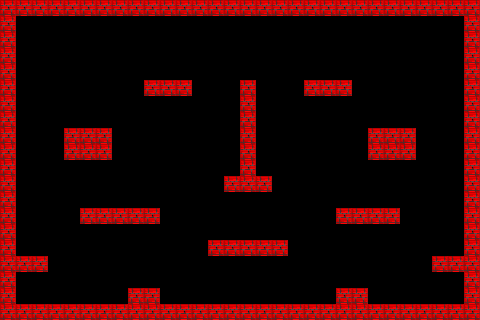

A 2D game scene composited from a Tiled map and its tileset images. What follows is a short description and the map's XML, with every tile layer's data as written:
An orthogonal 30x20 tile map with 16x16 px tiles, 2 tile layers (solid, decor) and 5 objects (5x collision).

<map version="1.0" orientation="orthogonal" renderorder="right-down" width="30" height="20" tilewidth="16" tileheight="16" nextobjectid="27">
 <tileset firstgid="1" name="tiles" tilewidth="16" tileheight="16" tilecount="36" columns="4">
  <image source="tiles.png" width="64" height="64" />
 </tileset>
 <layer name="solid" width="30" height="20">
  <data encoding="csv">
1,1,1,1,1,1,1,1,1,1,1,1,1,1,1,1,1,1,1,1,1,1,1,1,1,1,1,1,1,1,
1,0,0,0,0,0,0,0,0,0,0,0,0,0,0,0,0,0,0,0,0,0,0,0,0,0,0,0,0,1,
1,0,0,0,0,0,0,0,0,0,0,0,0,0,0,0,0,0,0,0,0,0,0,0,0,0,0,0,0,1,
1,0,0,0,0,0,0,0,0,0,0,0,0,0,0,0,0,0,0,0,0,0,0,0,0,0,0,0,0,1,
1,0,0,0,0,0,0,0,0,0,0,0,0,0,0,0,0,0,0,0,0,0,0,0,0,0,0,0,0,1,
1,0,0,0,0,0,0,0,0,1,1,1,0,0,0,0,0,0,0,1,1,1,0,0,0,0,0,0,0,1,
1,0,0,0,0,0,0,0,0,0,0,0,0,0,0,0,0,0,0,0,0,0,0,0,0,0,0,0,0,1,
1,0,0,0,0,0,0,0,0,0,0,0,0,0,0,0,0,0,0,0,0,0,0,0,0,0,0,0,0,1,
1,0,0,0,0,0,0,0,0,0,0,0,0,0,0,0,0,0,0,0,0,0,0,0,0,0,0,0,0,1,
1,0,0,0,0,0,0,0,0,0,0,0,0,0,0,0,0,0,0,0,0,0,0,0,0,0,0,0,0,1,
1,0,0,0,0,0,0,0,0,0,0,0,0,0,0,0,0,0,0,0,0,0,0,0,0,0,0,0,0,1,
1,0,0,0,0,0,0,0,0,0,0,0,0,0,1,1,1,0,0,0,0,0,0,0,0,0,0,0,0,1,
1,0,0,0,0,0,0,0,0,0,0,0,0,0,0,0,0,0,0,0,0,0,0,0,0,0,0,0,0,1,
1,0,0,0,0,1,1,1,1,1,0,0,0,0,0,0,0,0,0,0,0,1,1,1,1,0,0,0,0,1,
1,0,0,0,0,0,0,0,0,0,0,0,0,0,0,0,0,0,0,0,0,0,0,0,0,0,0,0,0,1,
1,0,0,0,0,0,0,0,0,0,0,0,0,1,1,1,1,1,0,0,0,0,0,0,0,0,0,0,0,1,
1,1,1,0,0,0,0,0,0,0,0,0,0,0,0,0,0,0,0,0,0,0,0,0,0,0,0,1,1,1,
1,0,0,0,0,0,0,0,0,0,0,0,0,0,0,0,0,0,0,0,0,0,0,0,0,0,0,0,0,1,
1,0,0,0,0,0,0,0,1,1,0,0,0,0,0,0,0,0,0,0,0,1,1,0,0,0,0,0,0,1,
1,1,1,1,1,1,1,1,1,1,1,1,1,1,1,1,1,1,1,1,1,1,1,1,1,1,1,1,1,1
</data>
 </layer>
 <layer name="decor" width="30" height="20" opacity="0.99">
  <data encoding="csv">
0,0,0,0,0,0,0,0,0,0,0,0,0,0,0,0,0,0,0,0,0,0,0,0,0,0,0,0,0,0,
0,0,0,0,0,0,0,0,0,0,0,0,0,0,0,0,0,0,0,0,0,0,0,0,0,0,0,0,0,0,
0,0,0,0,0,0,0,0,0,0,0,0,0,0,0,0,0,0,0,0,0,0,0,0,0,0,0,0,0,0,
0,0,0,0,0,0,0,0,0,0,0,0,0,0,0,0,0,0,0,0,0,0,0,0,0,0,0,0,0,0,
0,0,0,0,0,0,0,0,0,0,0,0,0,0,0,0,0,0,0,0,0,0,0,0,0,0,0,0,0,0,
0,0,0,0,0,0,0,0,0,0,0,0,0,0,0,1,0,0,0,0,0,0,0,0,0,0,0,0,0,0,
0,0,0,0,0,0,0,0,0,0,0,0,0,0,0,1,0,0,0,0,0,0,0,0,0,0,0,0,0,0,
0,0,0,0,0,0,0,0,0,0,0,0,0,0,0,1,0,0,0,0,0,0,0,0,0,0,0,0,0,0,
0,0,0,0,1,1,1,0,0,0,0,0,0,0,0,1,0,0,0,0,0,0,0,1,1,1,0,0,0,0,
0,0,0,0,1,1,1,0,0,0,0,0,0,0,0,1,0,0,0,0,0,0,0,1,1,1,0,0,0,0,
0,0,0,0,0,0,0,0,0,0,0,0,0,0,0,1,0,0,0,0,0,0,0,0,0,0,0,0,0,0,
0,0,0,0,0,0,0,0,0,0,0,0,0,0,0,0,0,0,0,0,0,0,0,0,0,0,0,0,0,0,
0,0,0,0,0,0,0,0,0,0,0,0,0,0,0,0,0,0,0,0,0,0,0,0,0,0,0,0,0,0,
0,0,0,0,0,0,0,0,0,0,0,0,0,0,0,0,0,0,0,0,0,0,0,0,0,0,0,0,0,0,
0,0,0,0,0,0,0,0,0,0,0,0,0,0,0,0,0,0,0,0,0,0,0,0,0,0,0,0,0,0,
0,0,0,0,0,0,0,0,0,0,0,0,0,0,0,0,0,0,0,0,0,0,0,0,0,0,0,0,0,0,
0,0,0,0,0,0,0,0,0,0,0,0,0,0,0,0,0,0,0,0,0,0,0,0,0,0,0,0,0,0,
0,0,0,0,0,0,0,0,0,0,0,0,0,0,0,0,0,0,0,0,0,0,0,0,0,0,0,0,0,0,
0,0,0,0,0,0,0,0,0,0,0,0,0,0,0,0,0,0,0,0,0,0,0,0,0,0,0,0,0,0,
0,0,0,0,0,0,0,0,0,0,0,0,0,0,0,0,0,0,0,0,0,0,0,0,0,0,0,0,0,0
</data>
 </layer>
 <objectgroup name="player" />
 <objectgroup name="collisions">
  <object id="16" name="collision" x="16" y="80" width="16" height="176" />
  <object id="17" name="collision" x="240" y="80" width="16" height="96" />
  <object id="20" name="collision" x="368" y="128" width="48" height="32" />
  <object id="25" name="collision" x="448" y="80" width="16" height="176" />
  <object id="26" name="collision" x="368" y="128" width="48" height="32" />
 </objectgroup>
</map>